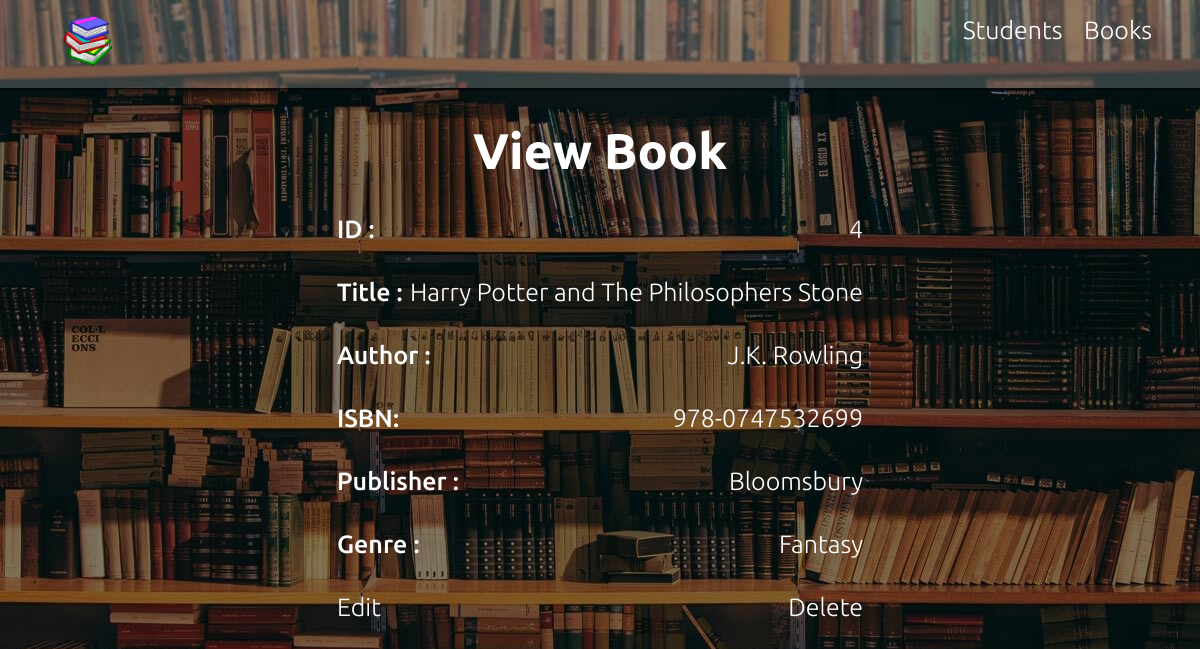
The app's page /digital_library/view-book.php?id=4 with its own data.
### tables this page shows
CREATE TABLE `books` (
  `id` int(11) NOT NULL AUTO_INCREMENT,
  `title` varchar(255) NOT NULL,
  `author` varchar(255) NOT NULL,
  `isbn` varchar(255) NOT NULL,
  `publisher` varchar(255) NOT NULL,
  `genre` varchar(255) NOT NULL,
  PRIMARY KEY (`id`)
);

### digital_library/lib/database.php (called while the page is built, shortened)
<?php
class Database
{
	private $connection = null;
	private $results = array();
	private $host = "localhost";
	private $port = 3306;
	private $db = "my_digital_libray";
	private $user = "root";
	private $password = "";
	private $db_prefix = "";
	function __construct() {
		$this->connection = $this->connect($this->host, $this->user, $this->password, $this->db, $this->port);
	}
	function getRows($table, $fields = "*", $data = array(), $glue = "AND", $orderBy = null, $limit = null) {
		$cnt_data = count($data);
		$clause = "";
		$this->results = array();
		if($cnt_data) {
			$where = array();
			foreach ($data as $key => $value) {
				$where[] = "`".$key."` ".$value;
			}
			$clause = " WHERE ".implode(" ".$glue." ", $where);
		}
		if($limit) {
			$limit = " LIMIT ".$limit;
		}
		$q = "SELECT ".$fields." FROM `".$this->db_prefix.$table."`".$clause.$orderBy.$limit;
		$result = $this->query($q);
		while($row = $this->fetchRows($result)) {
			$this->results[] = $row;
		}
		return $this->results;
	}
	function getRow($table, $fields = "*", $data = array(), $glue = "AND", $orderBy = null) {
		$this->getRows($table, $fields, $data, $glue, $orderBy, 1);
		return (!empty($this->results[0]) ? $this->results[0] : array());
	}
	private function connect($host, $user, $password, $db, $port) {
		return mysqli_connect($host, $user, $password, $db, $port);
	}
	function query($sql) {
		$query = mysqli_query($this->connection, $sql);
		return $query;
	}
	private function fetchRows($result) {
		return mysqli_fetch_assoc($result);
	}
}
?>

### digital_library/view-book.php (the view)
<?php include('header.php'); ?>
<h1>View Book</h1>
<table class="view-table">
        <?php
                $id = $_GET['id'];
                $where['id'] = '=' . $id;
                $book = $database->getRow('books', '*', $where );
        ?>
                <tr class="form-row">
                        <td class="view-title-label">ID :</td>
                        <td class="view-data-label"><?php echo $book['id'] ?></td>
                </tr>
                <tr class="form-row">
                        <td class="view-title-label">Title :</td>
                        <td class="view-data-label"><?php echo $book['title'] ?></td>
                </tr>
                <tr class="form-row">
                        <td class="view-title-label">Author :</td>
                        <td class="view-data-label"><?php echo $book['author'] ?></td>
                </tr>
                <tr class="form-row">
                        <td class="view-title-label">ISBN:</td>
                        <td class="view-data-label"><?php echo $book['isbn'] ?></td>
                </tr>
                <tr class="form-row">
                        <td class="view-title-label">Publisher :</td>
                        <td class="view-data-label"><?php echo $book['publisher'] ?></td>
                </tr>
                <tr class="form-row">
                        <td class="view-title-label">Genre :</td>
                        <td class="view-data-label"><?php echo $book['genre'] ?></td>
                </tr>
                <tr class="form-row">
                        <td><a href="edit-book.php?id=<?php echo $book['id']; ?>"
                                class="table-button">Edit</a></td>
                        <td><a href="process.php?action=delete_book&id=<?php echo $book['id']; ?>"
                                class="table-button">Delete</a></td>
                </tr>
</table>

### digital_library/style.css (style rules this page uses)
body { margin: 0; background-image: url('./img/Essential-Books.jpg'); background-size: cover; background-color: color(srgb 0.5 0.5 0.5); background-blend-mode: multiply; font-size: 25px; font-family: "Ubuntu", sans-serif; font-weight: 300; font-style: normal; color: white; }
a { color: white; text-decoration: none; margin-left: 1rem; }
h1 { text-align: center; font-weight: 700; }
.form-row { display: flex; justify-content: space-between; margin-bottom: 2rem; }
table { width: 100%; }
.view-table { width: max-content; margin: 0 auto; }
.view-table td:first-of-type { margin-right: 5px; }
td a { margin-left: 0; }
.view-title-label { font-weight: 500; }

### records on screen
books: id "4", title "Harry Potter and The Philosophers Stone", author "J.K. Rowling", isbn "978-0747532699", publisher "Bloomsbury", genre "Fantasy"
